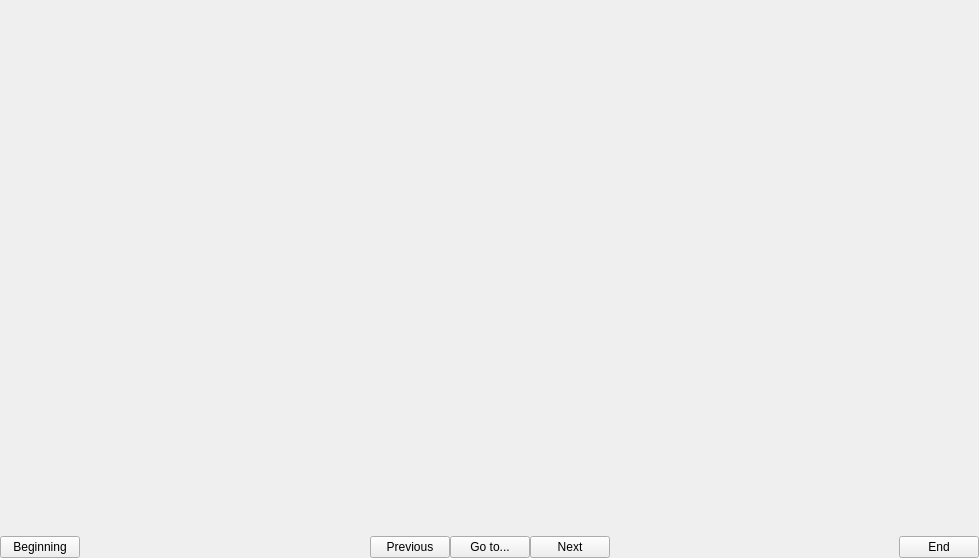
<?xml version="1.0" encoding="UTF-8"?>
<ui version="4.0">
 <class>InterlinearChunkEditor</class>
 <widget class="QWidget" name="InterlinearChunkEditor">
  <property name="geometry">
   <rect>
    <x>0</x>
    <y>0</y>
    <width>979</width>
    <height>558</height>
   </rect>
  </property>
  <property name="windowTitle">
   <string>Form</string>
  </property>
  <layout class="QVBoxLayout" name="verticalLayout" stretch="1,0">
   <property name="spacing">
    <number>0</number>
   </property>
   <property name="leftMargin">
    <number>0</number>
   </property>
   <property name="topMargin">
    <number>0</number>
   </property>
   <property name="rightMargin">
    <number>0</number>
   </property>
   <property name="bottomMargin">
    <number>0</number>
   </property>
   <item>
    <layout class="QHBoxLayout" name="ildLayout">
     <property name="spacing">
      <number>0</number>
     </property>
    </layout>
   </item>
   <item>
    <layout class="QHBoxLayout" name="buttonLayout">
     <item>
      <widget class="QPushButton" name="beginningButton">
       <property name="text">
        <string>Beginning</string>
       </property>
      </widget>
     </item>
     <item>
      <spacer name="horizontalSpacer">
       <property name="orientation">
        <enum>Qt::Horizontal</enum>
       </property>
       <property name="sizeHint" stdset="0">
        <size>
         <width>40</width>
         <height>20</height>
        </size>
       </property>
      </spacer>
     </item>
     <item>
      <widget class="QPushButton" name="previousButton">
       <property name="text">
        <string>Previous</string>
       </property>
      </widget>
     </item>
     <item>
      <widget class="QPushButton" name="buttonGoTo">
       <property name="text">
        <string>Go to...</string>
       </property>
      </widget>
     </item>
     <item>
      <widget class="QPushButton" name="nextButton">
       <property name="text">
        <string>Next</string>
       </property>
      </widget>
     </item>
     <item>
      <spacer name="horizontalSpacer_2">
       <property name="orientation">
        <enum>Qt::Horizontal</enum>
       </property>
       <property name="sizeHint" stdset="0">
        <size>
         <width>40</width>
         <height>20</height>
        </size>
       </property>
      </spacer>
     </item>
     <item>
      <widget class="QPushButton" name="endButton">
       <property name="text">
        <string>End</string>
       </property>
      </widget>
     </item>
    </layout>
   </item>
  </layout>
 </widget>
 <resources/>
 <connections/>
</ui>
